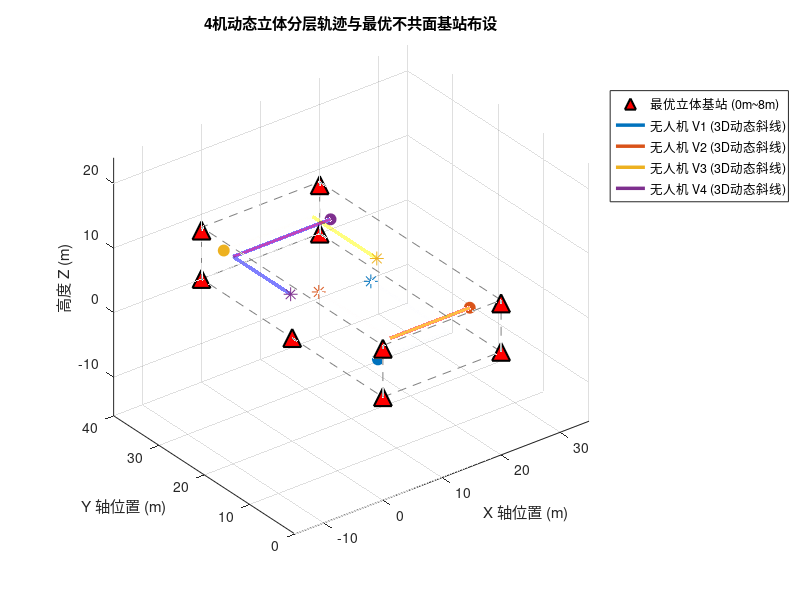

Write MATLAB code to recreate this figure.
% =========================================================================
% generate_data_3D.m (CMLKF 几何最优化版)
% 3D多车(无人机行为) UWB/IMU 协同定位仿真数据生成脚本
% 空间范围：20m x 40m x 8m (高度严格控制在 2m ~ 7m)
% 优化重点：重构基站最大立体非对称拓扑，以及无人机群多高度层动态斜线协同轨迹
% =========================================================================
clc; clear; close all;

%% 1. 全局参数设置与保存路径
dt_imu = 0.01;              % IMU 采样时间 100Hz (0.01s)
dt_uwb = 0.1;               % UWB 采样时间 10Hz (0.1s)
t_end = 300;                % 运行时间 300秒
N_steps = round(t_end / dt_imu) + 1; % 30001 个采样点
Vehicle_num = 4;            % 车辆数量
Anchor_num = 9;             % 基站数量

% 基站高度在 0~8m 范围内实现非对称立体最大化错落

% 4基站
% anchors = [ 0,  0, 0;     % 角落 1：极低位
%            20,  0, 7.5;     % 角落 2：极高位
%            20, 40, 0;     % 角落 3：中低位
%             0, 40, 7.5];    % 角落 4：中高位

% 5基站
% anchors = [ 0,  0, 0;     % 角落 1：极低位
%             20,  0, 7.5;
%            00, 40, 7.5;     % 角落 2：极高位
%            20, 40, 7.5;
%             0, 40, 0];    % 角落 4：中高位

% 6基站
% anchors = [ 0,  0, 0;     % 角落 1：极低位
%             0,  0, 7.5;
%            20,  0, 7.5;     % 角落 2：极高位
%            20, 40, 7.5;
%             0, 40, 0;
%             0, 40, 7.5];    % 角落 4：中高位

% 7基站
% anchors = [ 0,  0, 0;     % 角落 1：极低位
%             0,  0, 7.5;
%            20,  0, 7.5;     % 角落 2：极高位
%            20, 40, 7.5;
%            20, 40, 0;
%             0, 40, 0;
%             0, 40, 7.5];    % 角落 4：中高位

% 8基站
% anchors = [ 0,  0, 0;     % 角落 1：极低位
%             0,  0, 7.5;
%            20,  0, 0;
%            20,  0, 7.5;     % 角落 2：极高位
%            20, 40, 7.5;
%            20, 40, 0;     % 角落 3：中低位
%             0, 40, 0;
%             0, 40, 7.5];    % 角落 4：中高位

% 9基站
anchors = [ 0,  0, 0;     % 角落 1：极低位
            0,  0, 7.5;
           20,  0, 0;
           20,  0, 7.5;     % 角落 2：极高位
           20, 40, 7.5;
           20, 40, 0;     % 角落 3：中低位
            0, 40, 0;
            0, 40, 7.5;
            0, 20, 0;];    % 角落 4：中高位

% 保存路径
save_dir = 'E:\SE3_MLKF\Data'; 
trajectories_mat_name = sprintf('Trj_data_Veh%d_Anc%d_3D.mat', Vehicle_num, Anchor_num);
   
% 噪声参数
IMU_noise_params.sigma_na = 0.03;      
IMU_noise_params.sigma_nw = 0.003;     
IMU_noise_params.sigma_ba = 0.001;     
IMU_noise_params.sigma_bw = 0.0001;    
UWB_noise_params.sigma_anc = 0.3;     
UWB_noise_params.sigma_rel = 0.3;  

%% 2. 独立车辆动力学规划 (3秒平滑原地转弯 + 持续三维斜线飞行)
% 初始状态规划：[X, Y, Z, 初始速率, 初始航向角]
% 高度均限制在 2m ~ 7m 范围内，各自占据不同的起始高度层
init_configs = [
    3,   5,  2.5,  0.10,  0;      % V1: 低空层(2.5m)， 偏南，朝东，后续北转
   17,   3,  6.5,  0.10,  pi;     % V2: 高空层(6.5m)， 偏南，朝西，后续北转
    3,  39,  3.8,  0.10,  0;      % V3: 中低层(3.8m)， 偏北，朝东，后续南转
   18,  35,  5.2,  0.10,  pi;     % V4: 中高层(5.2m)， 偏北，朝西，后续南转
];

trajectories = struct();
for n = 1:Vehicle_num
    v_name = sprintf('V%d', n);
    cfg = init_configs(n, :);
    
    P_true = zeros(N_steps, 3);
    V_true = zeros(N_steps, 3);
    A_true = zeros(N_steps, 3);
    Theta_true = zeros(N_steps, 1);
    
    % 初始条件
    P_true(1, :) = cfg(1:3);
    v_mag = cfg(4);
    th_curr = cfg(5);
    V_true(1, :) = [v_mag * cos(th_curr), v_mag * sin(th_curr), 0];
    Theta_true(1) = th_curr;
    
    % 计算转弯过渡段的时间窗
    t_turn_start = 120 + (n-1)*15; % 错开转弯时间：V1:120s, V2:135s, V3:150s, V4:165s
    t_turn_end = t_turn_start + 3;
    
    for k = 2:N_steps
        t = (k-1) * dt_imu;
        a_curr = [0; 0; 0]; % 默认 Z 轴加速度全程为 0
        th_curr = Theta_true(k-1);
        
        switch n
            case 1  % V1: 高度恒定 2.5m。东行巡航 -> 120s时原地左转 -> 向北巡航
                if t < t_turn_start
                    th_curr = 0; a_curr = [0; 0; 0];
                elseif t >= t_turn_start && t <= t_turn_end
                    a_curr = [0; 0; 0]; V_true(k-1, 1:2) = 0; % 原地转弯，水平速度置零
                    th_curr = 0 + (pi/2)/3 * (t - t_turn_start); % 3秒平滑左转90度(朝北)
                elseif t > t_turn_end && t <= t_turn_end + 10
                    th_curr = pi/2; a_curr = [0; 0.01; 0]; % 转弯后水平加速 10s 恢复航速
                else
                    th_curr = pi/2; a_curr = [0; 0; 0];    % 匀速北行
                end
                
            case 2  % V2: 高度恒定 6.5m。西行巡航 -> 135s时原地右转 -> 向北巡航
                if t < t_turn_start
                    th_curr = pi; a_curr = [0; 0; 0];
                elseif t >= t_turn_start && t <= t_turn_end
                    a_curr = [0; 0; 0]; V_true(k-1, 1:2) = 0;
                    th_curr = pi - (pi/2)/3 * (t - t_turn_start); % 3秒平滑右转90度(朝北)
                elseif t > t_turn_end && t <= t_turn_end + 10
                    th_curr = pi/2; a_curr = [0; 0.01; 0]; % 转弯后水平加速 10s
                else
                    th_curr = pi/2; a_curr = [0; 0; 0];
                end
                
            case 3  % V3: 高度恒定 3.8m。东行巡航 -> 150s时原地右转 -> 向南巡航
                if t < t_turn_start
                    th_curr = 0; a_curr = [0; 0; 0];
                elseif t >= t_turn_start && t <= t_turn_end
                    a_curr = [0; 0; 0]; V_true(k-1, 1:2) = 0;
                    th_curr = 0 - (pi/2)/3 * (t - t_turn_start); % 3秒平滑右转90度(朝南)
                elseif t > t_turn_end && t <= t_turn_end + 10
                    th_curr = -pi/2; a_curr = [0; -0.01; 0]; % 转弯后水平加速 10s
                else
                    th_curr = -pi/2; a_curr = [0; 0; 0];
                end
                
            case 4  % V4: 高度恒定 5.2m。西行巡航 -> 165s时原地左转 -> 向南巡航
                if t < t_turn_start
                    th_curr = pi; a_curr = [0; 0; 0];
                elseif t >= t_turn_start && t <= t_turn_end
                    a_curr = [0; 0; 0]; V_true(k-1, 1:2) = 0;
                    th_curr = pi + (pi/2)/3 * (t - t_turn_start); % 3秒平滑左转90度(朝南)
                elseif t > t_turn_end && t <= t_turn_end + 10
                    th_curr = 3*pi/2; a_curr = [0; -0.01; 0]; % 转弯后水平加速 10s
                else
                    th_curr = 3*pi/2; a_curr = [0; 0; 0];
                end
        end
        
        % 严格物理积分更新
        A_true(k-1, :) = a_curr';
        V_true(k, :)   = V_true(k-1, :) + A_true(k-1, :) * dt_imu;
        P_true(k, :)   = P_true(k-1, :) + V_true(k-1, :) * dt_imu + 0.5 * A_true(k-1, :) * dt_imu^2;
        Theta_true(k)  = th_curr;
    end
    A_true(end, :) = [0, 0, 0];



    % 保存真值分量
    trajectories.(v_name).Time_true = (0:dt_imu:t_end)';
    trajectories.(v_name).X_true = P_true(:, 1);
    trajectories.(v_name).Y_true = P_true(:, 2);
    trajectories.(v_name).Z_true = P_true(:, 3);
    trajectories.(v_name).Vx_true = V_true(:, 1);
    trajectories.(v_name).Vy_true = V_true(:, 2);
    trajectories.(v_name).Vz_true = V_true(:, 3);
    trajectories.(v_name).Theta_true = Theta_true;
    
    % 旋转矩阵序列 R_true
    R_true = zeros(3, 3, N_steps);
    for k = 1:N_steps
        th = Theta_true(k);
        R_true(:, :, k) = [
            cos(th), -sin(th), 0;
            sin(th),  cos(th), 0;
            0,        0,       1
        ];
    end
    trajectories.(v_name).R_true = R_true;
end

%% 3. 生成含有零偏与白噪声的 100Hz 3D IMU 测量信号
for n = 1:Vehicle_num
    v_name = sprintf('V%d', n);
    veh = trajectories.(v_name);
    
    % 计算理想 3D 角速度
    theta_unwrapped = unwrap(veh.Theta_true);
    wz_true = gradient(theta_unwrapped, dt_imu);
    omega_body_ideal = [zeros(N_steps, 2), wz_true];
    
    % 计算理想特定力：f = R^T * (a - g)
    a_body_ideal = zeros(N_steps, 3);
    g_vec = [0; 0; -9.81];
    for k = 1:N_steps
        R_k = veh.R_true(:, :, k);
        a_world = [A_true(k, 1); A_true(k, 2); A_true(k, 3)];
        a_body_ideal(k, :) = (R_k' * (a_world - g_vec))';
    end
    
    % 模拟高保真零偏游走
    ba_init = (rand(1, 3) - 0.5) * 0.1;    
    bw_init = (rand(1, 3) - 0.5) * 0.01;
    b_a = ba_init + cumsum(randn(N_steps, 3) * IMU_noise_params.sigma_ba * sqrt(dt_imu), 1);
    b_w = bw_init + cumsum(randn(N_steps, 3) * IMU_noise_params.sigma_bw * sqrt(dt_imu), 1);
    
    % 叠加噪声
    acc_noise = randn(N_steps, 3) * IMU_noise_params.sigma_na;
    gyro_noise = randn(N_steps, 3) * IMU_noise_params.sigma_nw;
    
    acc_m = a_body_ideal + b_a + acc_noise;
    gyro_m = omega_body_ideal + b_w + gyro_noise;
    
    % 保存 IMU 数据
    trajectories.(v_name).IMU_Time = veh.Time_true;
    trajectories.(v_name).IMU_acc_m = acc_m;
    trajectories.(v_name).IMU_gyro_m = gyro_m;
    trajectories.(v_name).IMU_bias_a_true = b_a;
    trajectories.(v_name).IMU_bias_w_true = b_w;
end

%% 4. 生成 10Hz 同步 UWB 测距信号
idx_uwb = 1:10:N_steps;
t_uwb = trajectories.V1.Time_true(idx_uwb);
N_uwb = length(t_uwb);
pos_true_uwb = zeros(N_uwb, 3, Vehicle_num);
for n = 1:Vehicle_num
    v_name = sprintf('V%d', n);
    pos_true_uwb(:, 1, n) = trajectories.(v_name).X_true(idx_uwb);
    pos_true_uwb(:, 2, n) = trajectories.(v_name).Y_true(idx_uwb);
    pos_true_uwb(:, 3, n) = trajectories.(v_name).Z_true(idx_uwb);
end
for n = 1:Vehicle_num
    v_name = sprintf('V%d', n);
    
    % A. UWB 基站 3D 测距
    UWB_Anchor = zeros(N_uwb, 1 + Anchor_num);
    UWB_Anchor(:, 1) = t_uwb;
    for a_idx = 1:Anchor_num
        dx = pos_true_uwb(:, 1, n) - anchors(a_idx, 1);
        dy = pos_true_uwb(:, 2, n) - anchors(a_idx, 2);
        dz = pos_true_uwb(:, 3, n) - anchors(a_idx, 3);
        dist_true = sqrt(dx.^2 + dy.^2 + dz.^2);
        
        UWB_Anchor(:, 1 + a_idx) = dist_true + randn(N_uwb, 1) * UWB_noise_params.sigma_anc;
    end
    trajectories.(v_name).UWB_Anchor = UWB_Anchor;
    
    % B. UWB 3D 车间相对测距
    UWB_Relative = zeros(N_uwb, 1 + Vehicle_num);
    UWB_Relative(:, 1) = t_uwb;
    for j = 1:Vehicle_num
        if n == j
            UWB_Relative(:, 1 + j) = NaN;
        else
            dx = pos_true_uwb(:, 1, n) - pos_true_uwb(:, 1, j);
            dy = pos_true_uwb(:, 2, n) - pos_true_uwb(:, 2, j);
            dz = pos_true_uwb(:, 3, n) - pos_true_uwb(:, 3, j);
            dist_true = sqrt(dx.^2 + dy.^2 + dz.^2);
            
            UWB_Relative(:, 1 + j) = dist_true + randn(N_uwb, 1) * UWB_noise_params.sigma_rel;
        end
    end
    trajectories.(v_name).UWB_Relative = UWB_Relative;
end

%% 5. 轨迹可视化 (三维立体作图以确认高度不共面)
figure('Name', 'Multi-Agent 最优 3D 协同定位拓扑轨迹', 'Position', [100, 100, 850, 650]);
hold on; grid on; axis equal;
xlabel('X 轴位置 (m)'); ylabel('Y 轴位置 (m)'); zlabel('高度 Z (m)');
title('4机动态立体分层轨迹与最优不共面基站布设');

% 绘制边界立体框
line([0, 20, 20, 0, 0], [0, 0, 40, 40, 0], [0, 0, 0, 0, 0], 'Color', [0.5,0.5,0.5], 'LineStyle', '--');
line([0, 20, 20, 0, 0], [0, 0, 40, 40, 0], [8, 8, 8, 8, 8], 'Color', [0.5,0.5,0.5], 'LineStyle', '--');
for corner = [0, 20]
    for side = [0, 40]
        line([corner, corner], [side, side], [0, 8], 'Color', [0.5,0.5,0.5], 'LineStyle', '--');
    end
end

% 绘制最优不共面基站
h_anchor = plot3(anchors(:,1), anchors(:,2), anchors(:,3), '^', 'MarkerSize', 13, ...
    'MarkerFaceColor', 'r', 'MarkerEdgeColor', 'k', 'LineWidth', 1.5, 'DisplayName', '最优立体基站 (0m~8m)');

colors = lines(Vehicle_num);
h_traj = zeros(1, Vehicle_num);
for n = 1:Vehicle_num
    v_data = trajectories.(sprintf('V%d', n));
    h_traj(n) = plot3(v_data.X_true, v_data.Y_true, v_data.Z_true, 'Color', colors(n,:), 'LineWidth', 2.5, ...
        'DisplayName', sprintf('无人机 V%d (3D动态斜线)', n));
    
    % 标记起始点和终点
    plot3(v_data.X_true(1), v_data.Y_true(1), v_data.Z_true(1), 'o', 'MarkerSize', 8, 'MarkerFaceColor', colors(n,:), 'Color', colors(n,:));
    plot3(v_data.X_true(end), v_data.Y_true(end), v_data.Z_true(end), '*', 'MarkerSize', 10, 'Color', colors(n,:));
end
view(3); 
legend([h_anchor, h_traj], 'Location', 'northeastoutside');
hold off;

%% 6. 数据保存
if ~exist(save_dir, 'dir')
    mkdir(save_dir);
end
save_path = fullfile(save_dir, trajectories_mat_name);
save(save_path, 'trajectories', 'anchors', 'IMU_noise_params', 'UWB_noise_params', 'Vehicle_num', 'Anchor_num');
fprintf('CMLKF 优化版 3D 仿真数据生成成功，已保存至：%s\n', save_path);
